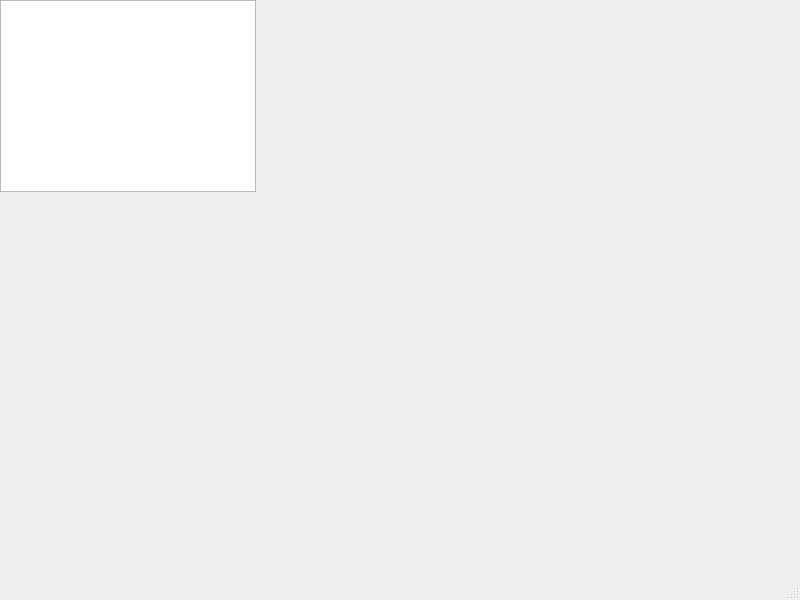
<?xml version="1.0" encoding="UTF-8"?>
<ui version="4.0">
 <class>MainWindow</class>
 <widget class="QMainWindow" name="MainWindow">
  <property name="geometry">
   <rect>
    <x>0</x>
    <y>0</y>
    <width>800</width>
    <height>600</height>
   </rect>
  </property>
  <property name="windowTitle">
   <string>MainWindow</string>
  </property>
  <widget class="QWidget" name="centralwidget">
   <widget class="QGraphicsView" name="graphicsView">
    <property name="geometry">
     <rect>
      <x>0</x>
      <y>0</y>
      <width>256</width>
      <height>192</height>
     </rect>
    </property>
   </widget>
  </widget>
  <widget class="QMenuBar" name="menubar">
   <property name="geometry">
    <rect>
     <x>0</x>
     <y>0</y>
     <width>800</width>
     <height>20</height>
    </rect>
   </property>
  </widget>
  <widget class="QStatusBar" name="statusbar"/>
 </widget>
 <resources/>
 <connections/>
</ui>
